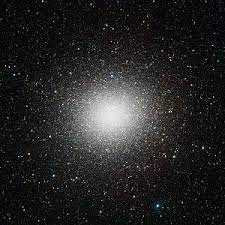
#> input picture uploads/cluster_image3.jpeg, 225 x 225 px
$ python clusterFromImage.py ../uploads/cluster_image3.jpeg
#> lines starting #> are read from the running program, lines starting #| are printed output that depends on the picture; after the words box and inside, x2 and y2 are one past the last pixel; in counts of white or black regions, pixels touching at a corner belong together
### Python/uploadfile.py
# import requests
import cv2
import os
import time
def uploadFile(image):
    temp_image_path="abc.png"
    cv2.imwrite(temp_image_path,image)
    # image_file_path = "path/to/your/image/file.jpg"  # Replace this with the actual path to your image file


### Python/clusterFromImage.py
import cv2
import numpy as np
from skimage import exposure
from skimage import io
import matplotlib.pyplot as plt
from sklearn.cluster import KMeans
from scipy import ndimage
from skimage import io, color, exposure
import sys
import string
from uploadfile import uploadFile
import random
import time
# Load the image
start_time = time.time()
src = sys.argv[1]
img = io.imread(src)
#> img is the input picture: shape (225, 225, 3); mean R, G, B 38, 37.6, 37.3
# print(img)
# Convert to grayscale
gray = cv2.cvtColor(img, cv2.COLOR_BGR2GRAY)

# Apply thresholding to binarize the image
_, thresh = cv2.threshold(gray, 10, 255, cv2.THRESH_BINARY)
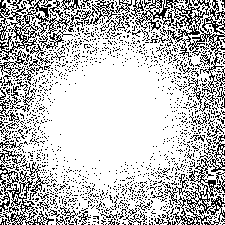
#> thresh: shape (225, 225); 75.5% white; black in thin lines or dots

# Apply morphological opening to remove noise and fill gaps between stars
kernel = cv2.getStructuringElement(cv2.MORPH_ELLIPSE, (5, 5))
opening = cv2.morphologyEx(thresh, cv2.MORPH_OPEN, kernel)
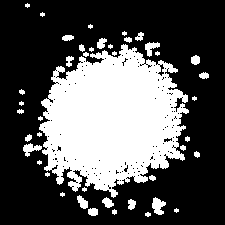
#> opening: shape (225, 225); 33.6% white; 43 white regions (17 under 20 px)

# Find contours in the image
contours, _ = cv2.findContours(opening, cv2.RETR_EXTERNAL, cv2.CHAIN_APPROX_SIMPLE)
#> contours = 43 contours, 24 with area under 20; largest, box (x1, y1, x2, y2) and area: (39, 44, 189, 198) 15122, (152, 197, 166, 215) 131, (23, 143, 42, 157) 101, (145, 42, 160, 57) 91, (77, 195, 88, 209) 76

# Draw a circle around each detected contour
for contour in contours:
    (x, y), radius = cv2.minEnclosingCircle(contour)
    center = (int(x), int(y))
    radius = int(radius)
    cv2.circle(img, center, radius, (0, 0, 255), 2)
#> this loop made 43 passes
#> (x, y, radius, center) on passes 1, 2, 4, 5, 6, 7, 8, 11, 14, 15, 16, 17: (147.5, 214, 2, (147, 214)), (114, 211.5, 2, (114, 211)), (92.5, 211.5, 5, (92, 211)), (130.9, 204, 5, (130, 204)), (158, 205.5, 9, (158, 205)), (107.5, 202.5, 6, (107, 202)), (82, 201.5, 7, (82, 201)), (152, 177.5, 3, (152, 177)), (196.5, 154, 3, (196, 154)), (182.5, 147.5, 2, (182, 147)), (32.14, 149, 9, (32, 148)), (187, 138.5, 2, (187, 138))
#> (x, y, radius) on passes 3, 9, 10, 12, 13, 19: (176, 210, 2), (62, 194, 2), (84, 189, 2), (47, 174, 2), (39, 162, 2), (39, 134, 2)
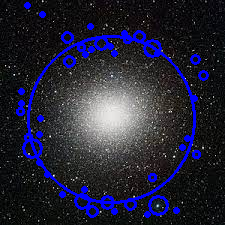
#> img: shape (225, 225, 3); 7.63% of pixels changed, all inside (x1, y1, x2, y2) = (16, 2, 209, 218)
uploaded_url=uploadFile(img)
